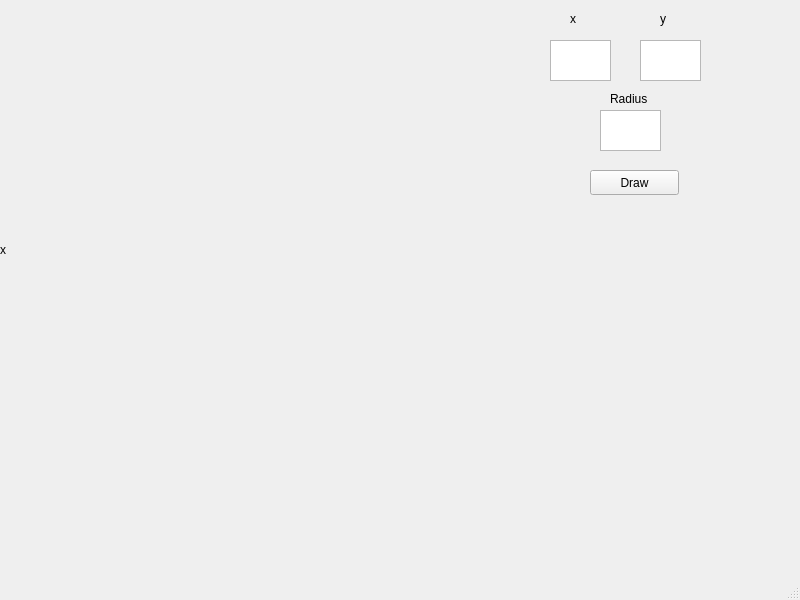
<?xml version="1.0" encoding="UTF-8"?>
<ui version="4.0">
 <class>MainWindow</class>
 <widget class="QMainWindow" name="MainWindow">
  <property name="geometry">
   <rect>
    <x>0</x>
    <y>0</y>
    <width>800</width>
    <height>600</height>
   </rect>
  </property>
  <property name="windowTitle">
   <string>MainWindow</string>
  </property>
  <widget class="QWidget" name="centralwidget">
   <widget class="QTextEdit" name="textEdit">
    <property name="geometry">
     <rect>
      <x>550</x>
      <y>40</y>
      <width>61</width>
      <height>41</height>
     </rect>
    </property>
   </widget>
   <widget class="QTextEdit" name="textEdit_2">
    <property name="geometry">
     <rect>
      <x>640</x>
      <y>40</y>
      <width>61</width>
      <height>41</height>
     </rect>
    </property>
   </widget>
   <widget class="QLabel" name="label">
    <property name="geometry">
     <rect>
      <x>0</x>
      <y>0</y>
      <width>500</width>
      <height>500</height>
     </rect>
    </property>
    <property name="text">
     <string>x</string>
    </property>
   </widget>
   <widget class="QLabel" name="label_2">
    <property name="geometry">
     <rect>
      <x>660</x>
      <y>10</y>
      <width>67</width>
      <height>17</height>
     </rect>
    </property>
    <property name="text">
     <string>y</string>
    </property>
   </widget>
   <widget class="QPushButton" name="pushButton">
    <property name="geometry">
     <rect>
      <x>590</x>
      <y>170</y>
      <width>89</width>
      <height>25</height>
     </rect>
    </property>
    <property name="text">
     <string>Draw</string>
    </property>
   </widget>
   <widget class="QTextEdit" name="textEdit_3">
    <property name="geometry">
     <rect>
      <x>600</x>
      <y>110</y>
      <width>61</width>
      <height>41</height>
     </rect>
    </property>
   </widget>
   <widget class="QLabel" name="label_3">
    <property name="geometry">
     <rect>
      <x>610</x>
      <y>90</y>
      <width>67</width>
      <height>17</height>
     </rect>
    </property>
    <property name="text">
     <string>Radius</string>
    </property>
   </widget>
   <widget class="QLabel" name="label_4">
    <property name="geometry">
     <rect>
      <x>570</x>
      <y>10</y>
      <width>67</width>
      <height>17</height>
     </rect>
    </property>
    <property name="text">
     <string>x</string>
    </property>
   </widget>
  </widget>
  <widget class="QMenuBar" name="menubar">
   <property name="geometry">
    <rect>
     <x>0</x>
     <y>0</y>
     <width>800</width>
     <height>22</height>
    </rect>
   </property>
  </widget>
  <widget class="QStatusBar" name="statusbar"/>
 </widget>
 <resources/>
 <connections/>
</ui>
